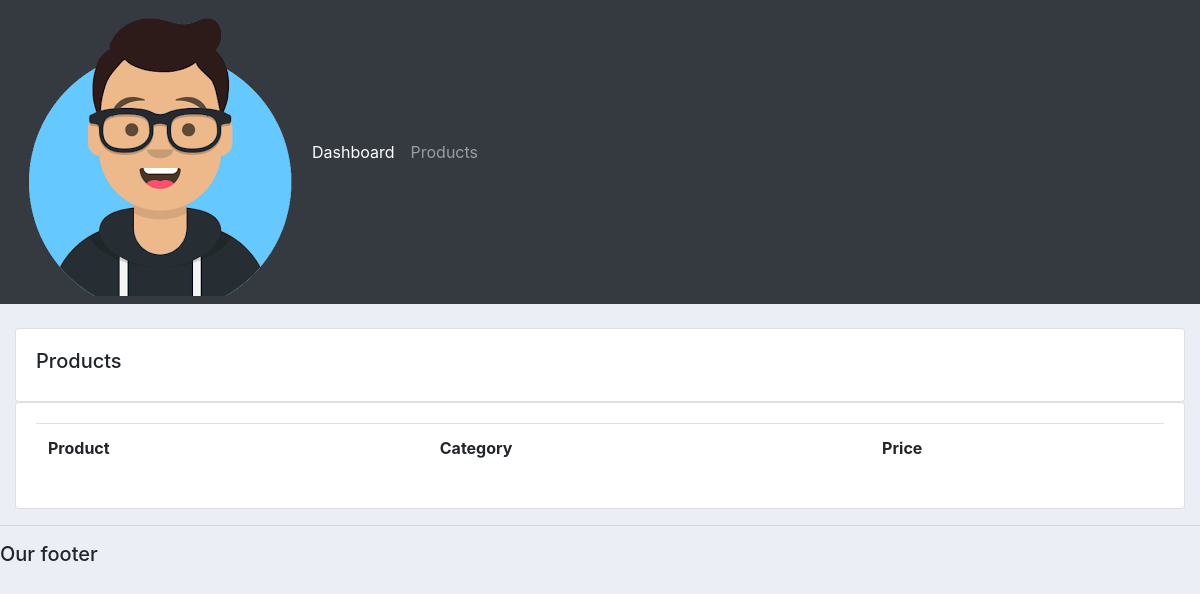
Before: /products/ with the older database file.
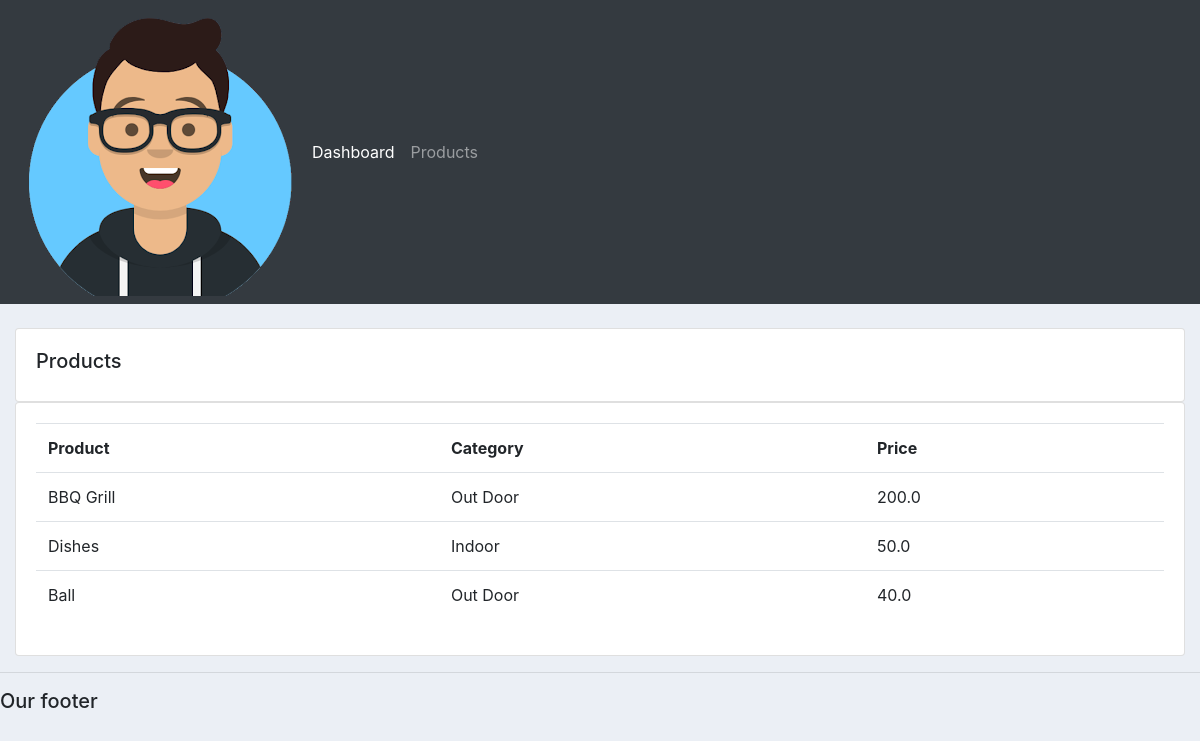
After: the same page with the newer database file.
### accounts/models.py (models this page shows, shortened)
class Product(models.Model):
	CATEGORY = (
			('Indoor', 'Indoor'),
			('Out Door', 'Out Door'),
			)
	name = models.CharField(max_length=200, null=True)
	price = models.FloatField(null=True)
	category = models.CharField(max_length=200, null=True, choices=CATEGORY)
	description = models.CharField(max_length=200, null=True, blank=True)
	date_created = models.DateTimeField(auto_now_add=True, null=True)
	tags = models.ManyToManyField(Tag)

### accounts/views.py (the view)
# urls.py: path('products/', views.products),
def products(request):
	products = Product.objects.all()
	return render(request, 'accounts/products.html', {'products':products})

### accounts/templates/accounts/products.html
{%  extends 'accounts/main.html' %}
{% block content %}
		<br>
		<div class="row">
			<div class="col-md">
				<div class="card card-body">
					<h5>Products</h5>
				</div>
				<div class="card card-body">
					<table class="table">
						<tr>
							<th>Product</th>
							<th>Category</th>
							<th>Price</th>
						</tr>
						{% for i in products %}
							<tr>
								<td>{{i.name}}</td>
								<td>{{i.category}}</td>
								<td>{{i.price}}</td>
							</tr>
						{% endfor %}
					</table>
				</div>
			</div>
		</div>
{% endblock content %}

Changed rows visible on the page:
added Product: name "BBQ Grill", category "Out Door", price "200.0"
added Product: name "Dishes", category "Indoor", price "50.0"
added Product: name "Ball", category "Out Door", price "40.0"
